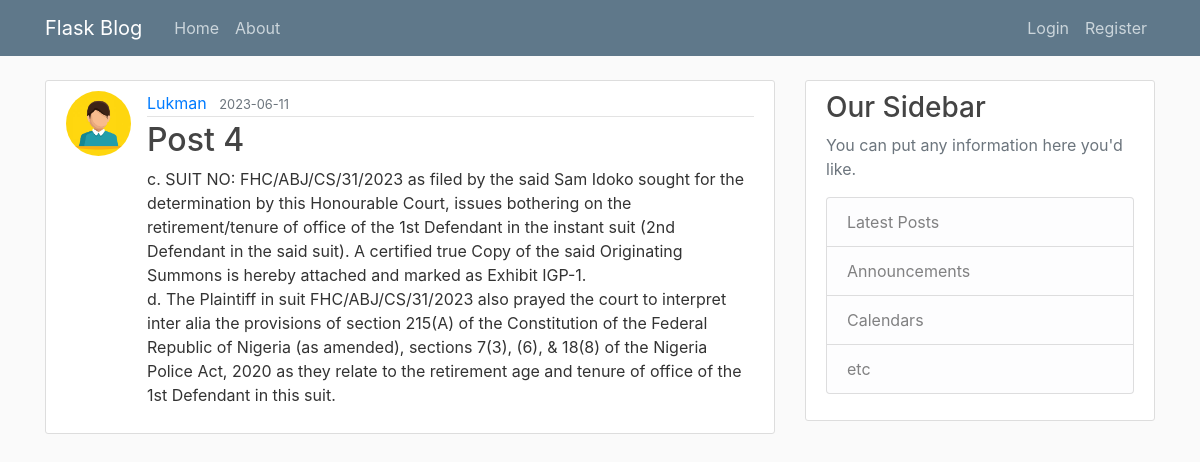
The app's page /post/4 with its own data.
### flaskblog/models.py (models this page shows)
class User(db.Model, UserMixin):
    id = db.Column(db.Integer, primary_key=True)
    username = db.Column(db.String(20), unique=True, nullable=False)
    email = db.Column(db.String(120), unique=True, nullable=False)
    image_file = db.Column(db.String(20), nullable=False, default='default.jpg')
    password = db.Column(db.String(60), nullable=False)
    '''this user model has relationship with the post
    backref can be used to get the user who created
    the post'''
    posts = db.relationship('Post', backref='author', lazy=True)

class Post(db.Model):
    id = db.Column(db.Integer, primary_key=True)
    title = db.Column(db.String(100), nullable=False)
    date_posted = db.Column(db.DateTime, nullable=False, default=datetime.utcnow)
    content = db.Column(db.Text, nullable=False)
    user_id = db.Column(db.Integer, db.ForeignKey('user.id'), nullable=False)

### flaskblog/routes.py (the view)
@app.route('/post/<int:post_id>')
def post(post_id):
    post = Post.query.get_or_404(post_id)
    return render_template('post.html', title=post.title, post=post)

### flaskblog/templates/post.html (shortened to what this page needs)
{% extends 'layout.html' %}
{% block content %}
<article class="media content-section">
    <img class="rounded-circle article-img" src="{{ url_for('static', filename='profile_pics/'
     + post.author.image_file) }}">
<div class="mdeia-body">
   <div class="article-metadata">
   <a href="{{ url_for('user_posts', username=post.author.username) }}" class="mr-2">{{ post.author.username }}</a>
   <small class="text-muted">{{ post.date_posted.strftime('%Y-%m-%d') }}</small>
</div>
<h2 class="article-title">{{ post.title }}</h2>
<p class="article-content">{{ post.content }}</p>
</div>
</article>
{% endblock %}

### flaskblog/static/css/main.css (style rules this page uses)
body { background: #fafafa; color: #333333; margin-top: 5rem; }
h1, h2, h3, h4, h5, h6 { color: #444444; }
.content-section { background: #ffffff; padding: 10px 20px; border: 1px solid #dddddd; border-radius: 3px; margin-bottom: 20px; }
.article-title { color: #444444; }
.article-content { white-space: pre-line; }
.article-img { height: 65px; width: 65px; margin-right: 16px; }
.article-metadata { padding-bottom: 1px; margin-bottom: 4px; border-bottom: 1px solid #e3e3e3 }

### records on screen
User: image_file (placeholder picture), author.username "Lukman"
Post: date_posted "2023-06-11", title "Post 4", content "c. SUIT NO: FHC/ABJ/CS/31/2023 as filed by the said Sam Idoko sought for the determination by this Honourable Court, issues bothering on the retirement/tenure of office of the 1st Defendant in the instant suit (2nd Defendant in the said suit). A certified true Copy of the said Originating Summons is hereby attached and marked as Exhibit IGP-1. d. The Plaintiff in suit FHC/ABJ/CS/31/2023 also prayed the court to interpret inter alia the provisions of section 215(A) of the Constitution of the Federal Republic of Nigeria (as amended), sections 7(3), (6), & 18(8) of the Nigeria Police Act, 2020 as they relate to the retirement age and tenure of office of the 1st Defendant in this suit."
